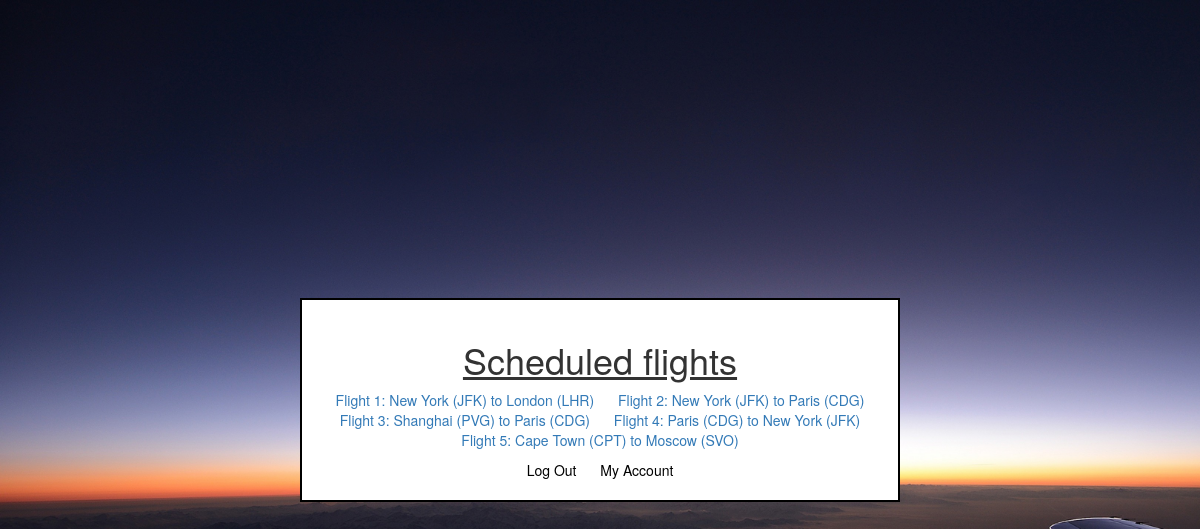
Screenshot of /flights/index with the database file from the repository.
### flights/models.py (models this page shows, shortened)
class Flight(models.Model):
    origin = models.ForeignKey(Airport, on_delete=models.CASCADE, related_name="departures")
    destination = models.ForeignKey(Airport, on_delete=models.CASCADE,related_name="arrivals")
    duration = models.IntegerField()

class Airport(models.Model):
    code = models.CharField(max_length=3)
    city = models.CharField(max_length=64)
    def __str__(self):
        return f"{self.city} ({self.code})"

### flights/views.py (the view)
# urls.py: path("index",views.index,name="index"),
def index(request):
    return render(request, "flights/index.html",{
        "flights": Flight.objects.all()
    })

### flights/templates/flights/index.html (shortened to what this page needs)
{% extends "flights/layout.html" %}
{% load static %}
{% block body %}
  <link rel="stylesheet" href="{% static 'flights/style.css' %}">
  <link rel="stylesheet" href="https://maxcdn.bootstrapcdn.com/bootstrap/3.3.7/css/bootstrap.min.css">
    <div class="white-box">
      <h1>Scheduled flights</h1>
      <ul>
        {% for flight in flights %}
        <li>
          <a href="{% url 'flight' flight.id %}">
            Flight {{ flight.id }}: {{ flight.origin }} to {{ flight.destination }}
          </a>
        </li>
        {% endfor %}
      </ul>
      <div class="links">
        <a href="{% url 'logout'%}">Log Out</a>
        <a href="{% url 'user' %}">My Account</a>
      </div>
  </div>
{% endblock %}

### flights/templates/flights/layout.html (shortened to what this page needs)
<!DOCTYPE html>
<html lang="en">
    <head>
    </head>
    <body>
        {% block body %}
        {% endblock %}
    </body>
</html>

### flights/static/flights/style.css (style rules this page uses)
body { display: flex; flex-direction: column; align-items: center; justify-content: center; height: 100vh; }
h1 { text-decoration: underline; }
ul { text-align: center; padding-left: 0; }
li { display: inline-block; text-align: left; margin: 0 10px; list-style: none; }
.links a:first-child { margin-right: 10px; color: black; }
.links a:last-child { margin-left: 10px; color: black; }

### rows the page displays
Flight: id "1", origin "New York (JFK)", destination "London (LHR)"
Flight: id "2", origin "New York (JFK)", destination "Paris (CDG)"
Flight: id "3", origin "Shanghai (PVG)", destination "Paris (CDG)"
Flight: id "4", origin "Paris (CDG)", destination "New York (JFK)"
Flight: id "5", origin "Cape Town (CPT)", destination "Moscow (SVO)"
